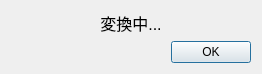
<?xml version="1.0" encoding="UTF-8"?>
<ui version="4.0">
 <class>ConvertingDialog</class>
 <widget class="QDialog" name="ConvertingDialog">
  <property name="geometry">
   <rect>
    <x>0</x>
    <y>0</y>
    <width>260</width>
    <height>60</height>
   </rect>
  </property>
  <property name="windowTitle">
   <string>Dialog</string>
  </property>
  <layout class="QGridLayout" name="gridLayout">
   <item row="0" column="0">
    <layout class="QVBoxLayout" name="verticalLayout">
     <item>
      <widget class="QLabel" name="label">
       <property name="sizePolicy">
        <sizepolicy hsizetype="Expanding" vsizetype="Preferred">
         <horstretch>0</horstretch>
         <verstretch>0</verstretch>
        </sizepolicy>
       </property>
       <property name="minimumSize">
        <size>
         <width>240</width>
         <height>0</height>
        </size>
       </property>
       <property name="baseSize">
        <size>
         <width>240</width>
         <height>0</height>
        </size>
       </property>
       <property name="font">
        <font>
         <pointsize>12</pointsize>
        </font>
       </property>
       <property name="text">
        <string>変換中...</string>
       </property>
       <property name="alignment">
        <set>Qt::AlignCenter</set>
       </property>
      </widget>
     </item>
     <item>
      <widget class="QDialogButtonBox" name="buttonBox">
       <property name="orientation">
        <enum>Qt::Horizontal</enum>
       </property>
       <property name="standardButtons">
        <set>QDialogButtonBox::Ok</set>
       </property>
      </widget>
     </item>
    </layout>
   </item>
  </layout>
 </widget>
 <resources/>
 <connections>
  <connection>
   <sender>buttonBox</sender>
   <signal>accepted()</signal>
   <receiver>ConvertingDialog</receiver>
   <slot>accept()</slot>
   <hints>
    <hint type="sourcelabel">
     <x>248</x>
     <y>254</y>
    </hint>
    <hint type="destinationlabel">
     <x>157</x>
     <y>274</y>
    </hint>
   </hints>
  </connection>
  <connection>
   <sender>buttonBox</sender>
   <signal>rejected()</signal>
   <receiver>ConvertingDialog</receiver>
   <slot>reject()</slot>
   <hints>
    <hint type="sourcelabel">
     <x>316</x>
     <y>260</y>
    </hint>
    <hint type="destinationlabel">
     <x>286</x>
     <y>274</y>
    </hint>
   </hints>
  </connection>
 </connections>
</ui>
